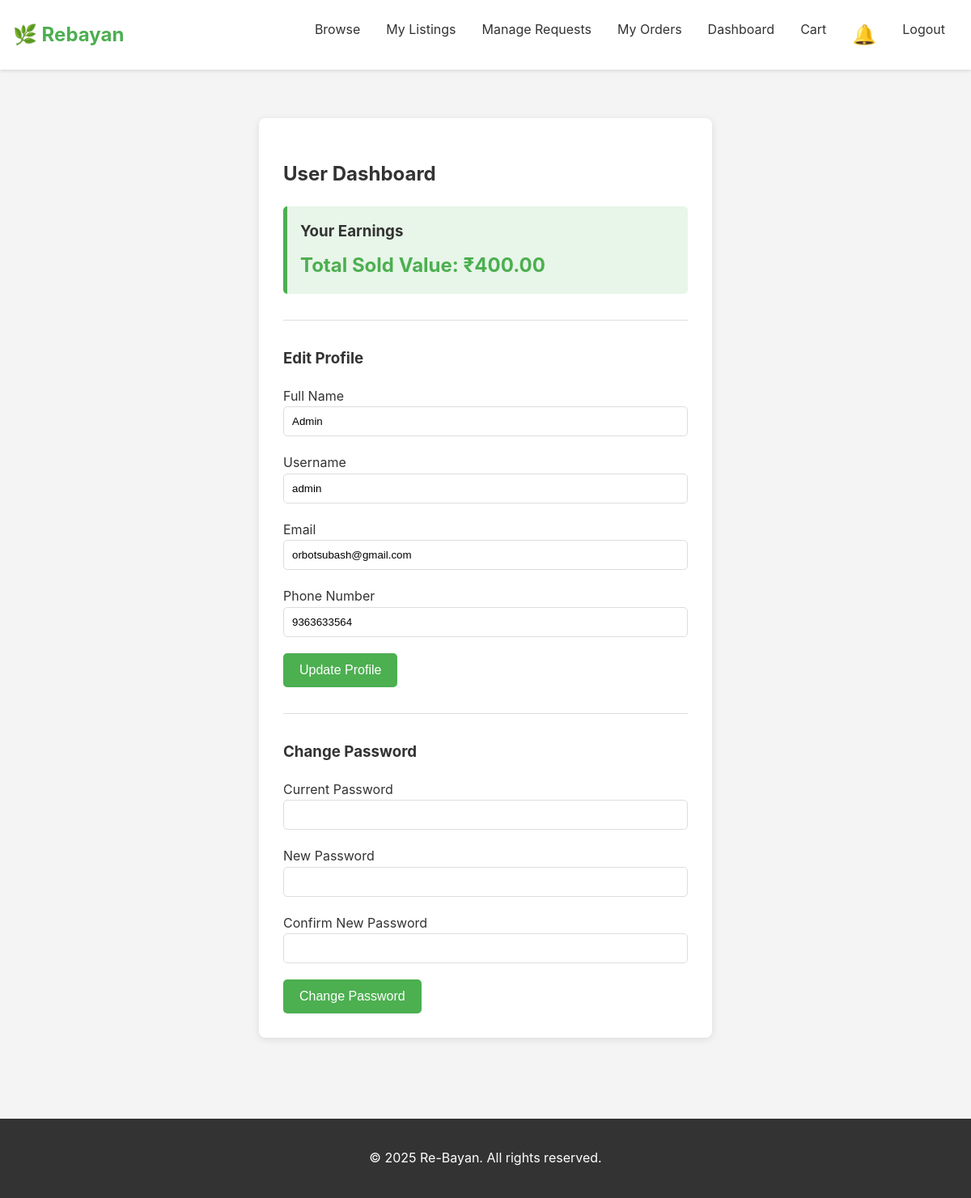
/dashboard.php (signed in), run on the app's committed database.
### tables this page shows
CREATE TABLE `users` (
  `id` int(11) NOT NULL,
  `name` varchar(100) NOT NULL,
  `username` varchar(50) NOT NULL,
  `email` varchar(100) NOT NULL,
  `phone_number` varchar(20) DEFAULT NULL,
  `password` varchar(255) NOT NULL,
  `is_verified` tinyint(1) NOT NULL DEFAULT 0,
  `verification_token` varchar(255) DEFAULT NULL,
  `reset_token` varchar(255) DEFAULT NULL,
  `reset_token_expires_at` datetime DEFAULT NULL,
  `created_at` timestamp NOT NULL DEFAULT current_timestamp()
);

### dashboard.php (the view, shortened to what this page needs)
<?php
include 'templates/header.php';
$user_id = $_SESSION['user_id'];
$earnings_stmt = $conn->prepare("SELECT SUM(price) as total_earnings FROM products WHERE user_id = ? AND status = 'sold'");
$earnings_stmt->bind_param("i", $user_id);
$earnings_stmt->execute();
$total_earnings = $earnings_stmt->get_result()->fetch_assoc()['total_earnings'] ?? 0;
$stmt = $conn->prepare("SELECT name, username, email, phone_number FROM users WHERE id = ?");
$stmt->bind_param("i", $user_id);
$stmt->execute();
$user = $stmt->get_result()->fetch_assoc();
?>
<div class="form-container">
    <h2>User Dashboard</h2>
    <div class="dashboard-summary">
        <h3>Your Earnings</h3>
        <p class="earnings-display">Total Sold Value: ₹<?= number_format($total_earnings, 2) ?></p>
    </div>
    <hr class="section-divider">
    <div class="dashboard-section">
        <h3>Edit Profile</h3>
        <form action="dashboard.php" method="POST">
            <div class="form-group"><label>Full Name</label><input type="text" name="name" value="<?= htmlspecialchars($user['name']) ?>" required></div>
            <div class="form-group"><label>Username</label><input type="text" name="username" value="<?= htmlspecialchars($user['username']) ?>" required></div>
            <div class="form-group"><label>Email</label><input type="email" name="email" value="<?= htmlspecialchars($user['email']) ?>" required></div>
            <div class="form-group">
                <label>Phone Number</label>
                <input type="tel" name="phone_number" value="<?= htmlspecialchars($user['phone_number']) ?>" required>
            </div>
            <button type="submit" name="update_profile" class="btn">Update Profile</button>
        </form>
    </div>
    <hr class="section-divider">
    <div class="dashboard-section">
        <h3>Change Password</h3>
        <form action="dashboard.php" method="POST">
            <div class="form-group"><label>Current Password</label><input type="password" name="current_password" required></div>
            <div class="form-group"><label>New Password</label><input type="password" name="new_password" required></div>
            <div class="form-group"><label>Confirm New Password</label><input type="password" name="confirm_new_password" required></div>
            <button type="submit" name="change_password" class="btn">Change Password</button>
        </form>
    </div>
</div>
<?php include 'templates/footer.php'; ?>

### css/style.css (style rules this page uses)
:root { --primary-color: #4CAF50; --background-color: #f4f4f4; --text-color: #333; --card-bg-color: #fff; --border-color: #ddd; }
body { font-family: -apple-system, BlinkMacSystemFont, "Segoe UI", Roboto, Helvetica, Arial, sans-serif; margin: 0; background-color: var(--background-color); color: var(--text-color); line-height: 1.6; }
.btn { background-color: var(--primary-color); color: white; padding: 12px 20px; border: none; border-radius: 5px; cursor: pointer; text-decoration: none; font-size: 1em; width: 100%; box-sizing: border-box; text-align: center; }
@media (min-width: 768px) { .btn { width: auto; } }
.form-container, .auth-form-container { background-color: var(--card-bg-color); padding: 30px; border-radius: 8px; box-shadow: 0 2px 10px rgba(0,0,0,0.1); max-width: 500px; margin: 40px auto; }
.form-group { margin-bottom: 20px; }
.form-group input, .form-group textarea, .form-group select { width: 100%; padding: 10px; border: 1px solid var(--border-color); border-radius: 5px; box-sizing: border-box; }
.dashboard-summary { background-color: #e8f5e9; border-left: 5px solid var(--primary-color); padding: 1rem; margin-bottom: 1.5rem; border-radius: 5px; }
.dashboard-summary h3 { margin: 0 0 0.5rem 0; }
.earnings-display { font-size: 1.5rem; font-weight: bold; color: var(--primary-color); margin: 0; }
.section-divider { border: 0; height: 1px; background-color: var(--border-color); margin: 2rem 0; }
.dashboard-section h3 { margin-top: 0; }

### data on the page
users: name "Admin", username "admin", email "orbotsubash@gmail.com", phone_number "9363633564"

### other printed values
$total_earnings "400.00"
